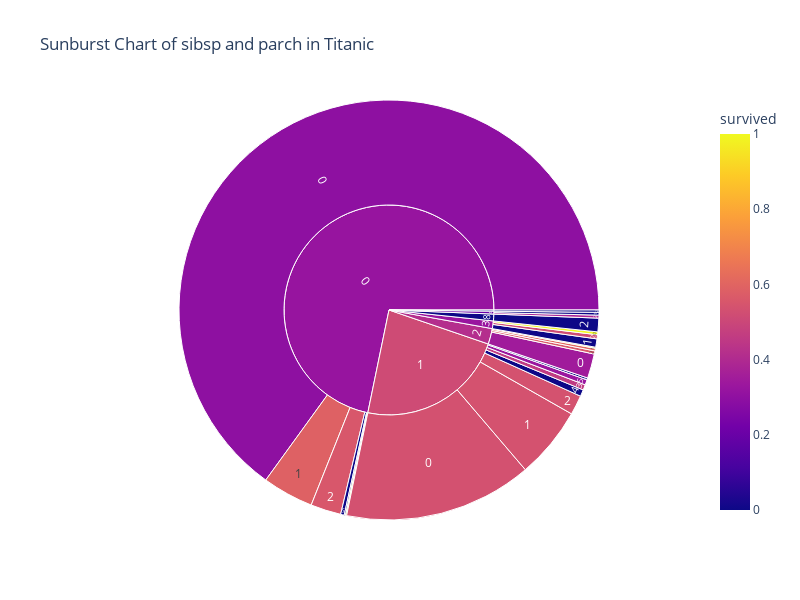

Source (notebook cell):
### Code cell
#sunburst to see the distribution of age with respect to presence or absence of parent and children (parch) and sibling and spouse (sibsp) with the survived column
fig = px.sunburst(data, path=['sibsp', 'parch'], values='age',
                  title='Sunburst Chart of sibsp and parch in Titanic',
                  color='survived')
fig.update_layout(width=800, height=600) #setting the height and width to 600 and 800 pixels respectively
fig.show()

### Figure 1 — Plotly figure (JSON) as saved in the notebook; plotly's stock layout.template omitted (floating-point values rounded to 4 significant figures)
{"data": [{"branchvalues": "total", "customdata": [[0.2965], [0.5347], [0.3481], [1], [0.5869], [0.5373], [0.6068], [0], [0], [0.5569], [0.5391], [0.5652], [0.5165], [0.3788], [0], [0], [1], [0.4576], [1], [0], [0], [0], [0.3276], [0], [0.3202], [0.5151], [0.414], [0.3245], [0.1969], [0], [0]], "domain": {"x": [0, 1], "y": [0, 1]}, "hovertemplate": "labels=%{label}<br>age=%{value}<br>parent=%{parent}<br>id=%{id}<br>survived=%{color}<extra></extra>", "ids": ["0/0", "1/0", "2/0", "3/0", "0/1", "1/1", "2/1", "3/1", "4/1", "0/2", "1/2", "2/2", "3/2", "4/2", "5/2", "8/2", "0/3", "1/3", "2/3", "0/4", "1/4", "0/5", "1/5", "1/6", "0", "1", "2", "3", "4", "5", "8"], "labels": ["0", "0", "0", "0", "1", "1", "1", "1", "1", "2", "2", "2", "2", "2", "2", "2", "3", "3", "3", "4", "4", "5", "5", "6", "0", "1", "2", "3", "4", "5", "8"], "marker": {"coloraxis": "coloraxis", "colors": [0.2965, 0.5347, 0.3481, 1, 0.5869, 0.5373, 0.6068, 0, 0, 0.5569, 0.5391, 0.5652, 0.5165, 0.3788, 0, 0, 1, 0.4576, 1, 0, 0, 0, 0.3276, 0, 0.3202, 0.5151, 0.414, 0.3245, 0.1969, 0, 0]}, "name": "", "parents": ["0", "1", "2", "3", "0", "1", "2", "3", "4", "0", "1", "2", "3", "4", "5", "8", "0", "1", "2", "0", "1", "0", "1", "1", "", "", "", "", "", "", ""], "type": "sunburst", "values": [18736, 4174, 543, 63, 1135.0, 1590.0, 58.5, 185, 61, 674.8, 433.9, 69, 91, 66, 51, 301, 24, 118, 24, 29, 149, 80, 116, 43, 20680.0, 6624.0, 694.5, 339, 127, 51, 301]}], "layout": {"coloraxis": {"colorbar": {"title": {"text": "survived"}}, "colorscale": [[0, "#0d0887"], [0.1111, "#46039f"], [0.2222, "#7201a8"], [0.3333, "#9c179e"], [0.4444, "#bd3786"], [0.5556, "#d8576b"], [0.6667, "#ed7953"], [0.7778, "#fb9f3a"], [0.8889, "#fdca26"], [1, "#f0f921"]]}, "height": 600, "legend": {"tracegroupgap": 0}, "title": {"text": "Sunburst Chart of sibsp and parch in Titanic"}, "width": 800}}
